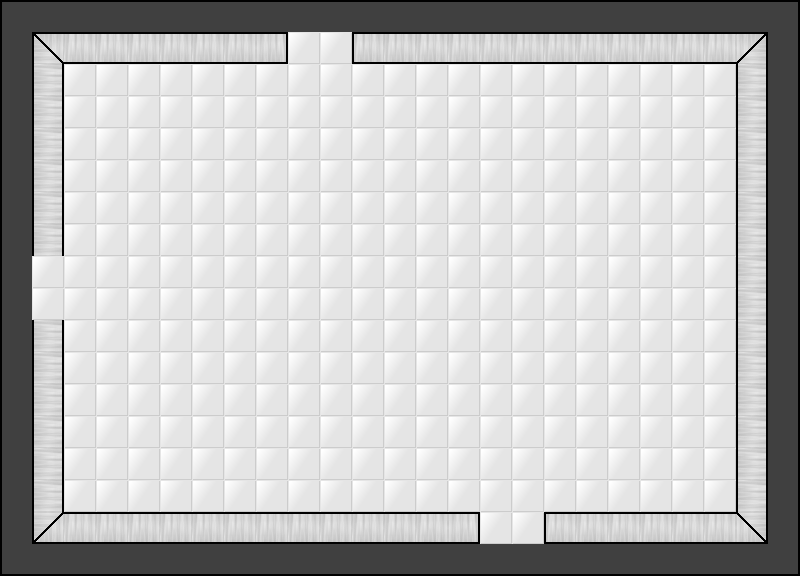

Tiled map render using the project's own tile images. Description and the map definition, with tile-layer contents summarised, below:
An orthogonal 25x18 tile map with 32x32 px tiles, 2 tile layers (Tile Layer 2, Tile Layer 1) and 3 objects (3x door).

<map version="1.0" orientation="orthogonal" width="25" height="18" tilewidth="32" tileheight="32">
 <tileset firstgid="1" name="tile" tilewidth="32" tileheight="32">
  <image source="../graphics/room_tileset.png" width="192" height="256" />
 </tileset>
 <layer name="Tile Layer 2" width="25" height="18">
  <data>[450 cells, 450 non-empty, 1 distinct tile ids]</data>
 </layer>
 <layer name="Tile Layer 1" width="25" height="18">
  <data>[450 cells, 150 non-empty, 16 distinct tile ids]</data>
 </layer>
 <objectgroup name="Object Layer 1" width="25" height="18">
  <object type="door" x="480" y="512" width="64" height="32" />
  <object type="door" x="32" y="256" width="32" height="64" />
  <object type="door" x="288" y="32" width="64" height="32" />
 </objectgroup>
</map>
